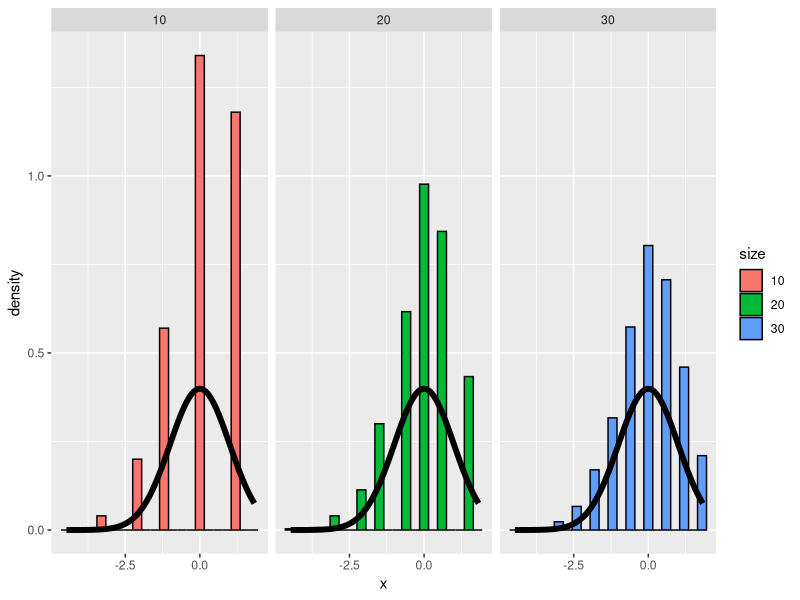

Reproduce this figure in R.
require(ggplot2)

nosim <- 1000
cfunc <- function(x, n) sqrt(n) * (mean(x) - 0.9) / sqrt(.1 * .9)
dat <- data.frame(
    x = c(apply(matrix(sample(0:1, prob = c(.1,.9), nosim * 10, replace = TRUE), 
                       nosim), 1, cfunc, 10),
          apply(matrix(sample(0:1, prob = c(.1,.9), nosim * 20, replace = TRUE), 
                       nosim), 1, cfunc, 20),
          apply(matrix(sample(0:1, prob = c(.1,.9), nosim * 30, replace = TRUE), 
                       nosim), 1, cfunc, 30)
    ),
    size = factor(rep(c(10, 20, 30), rep(nosim, 3))))
g <- ggplot(dat, aes(x = x, fill = size)) + geom_histogram(binwidth=.3, colour = "black", aes(y = ..density..)) 
g <- g + stat_function(fun = dnorm, size = 2)
g + facet_grid(. ~ size)